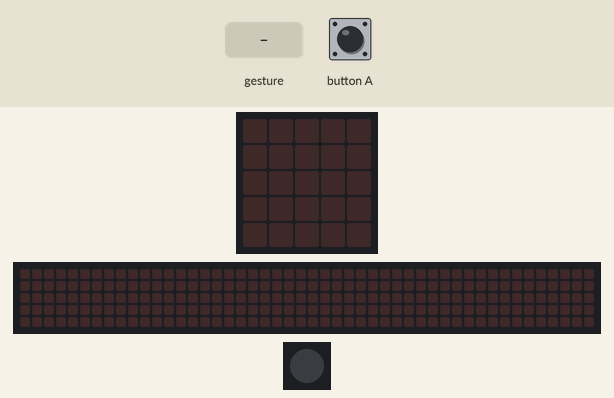
Simulated run of this program. Board: Calliope mini (MakeCode). On the bench: the board's 5×5 LED display, a strip that is not on the board, showing the scrolling text unrolled, 1 RGB LEDs in strip order, left to right. The inputs (shaded band) are chosen by the test bench. A tilt is held for 1.5 s and a shake lasts 1 s, then the board lies face up again; the 48×5 strip is a reading aid, not a part: it shows the text the display is scrolling, unrolled, one strip-width of it at a time.

Above: at 1.2 s.
1.3 s: button A pressed for 0.15 s
At 1.52 s:
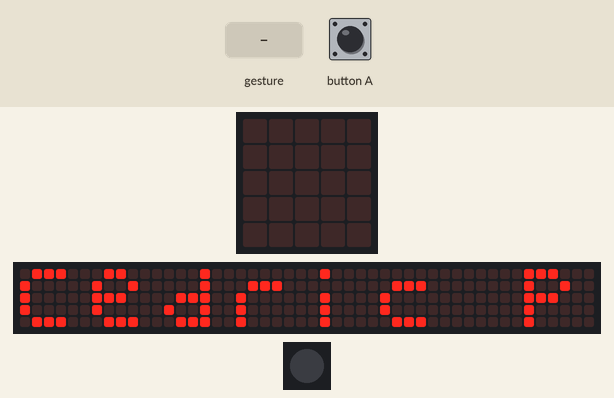
At 1.97 s:
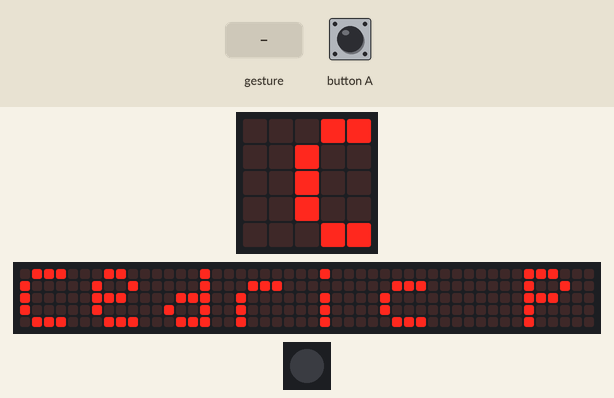
4.3 s: gesture 'shake'
At 16.7 s:
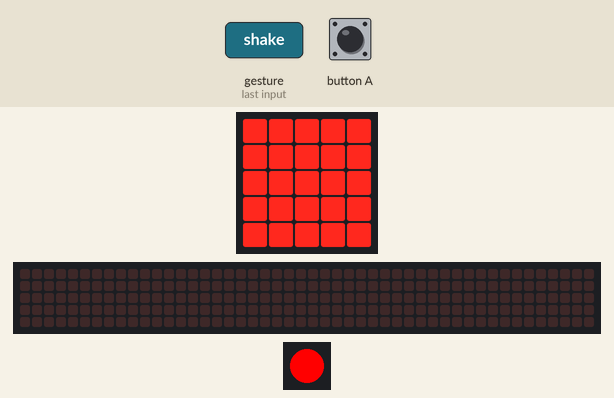

Measured:
- after the input at 1.3 s, the display: changes after 0.15 s (image 1)

The program:

main.ts
```typescript
input.onButtonEvent(Button.A, input.buttonEventClick(), function () {
    basic.showString("Cedric Papentin")
})
input.onGesture(Gesture.Shake, function () {
    basic.setLedColor(0xff0000)
    basic.showLeds(`
        # # # # #
        # # # # #
        # # # # #
        # # # # #
        # # # # #
        `)
})
basic.forever(function () {

})
```

test.ts
```typescript
// Hier kann man Tests durchführen; diese Datei wird nicht kompiliert, wenn dieses Paket als Erweiterung verwendet wird.
```
